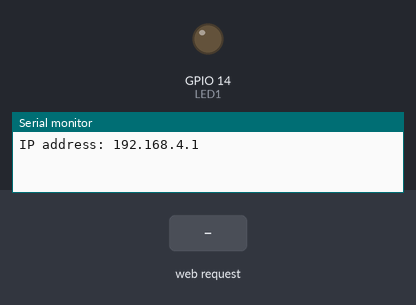
Bench run of a sketch on a simulated ESP32. Parts: output pins drawn as LEDs (lit = HIGH), the last lines printed to the serial monitor. The inputs (shaded band) are chosen by the test bench.

Above: at 1.2 s.
1.3 s: HTTP request GET /LEDOn received
At 2.2 s:
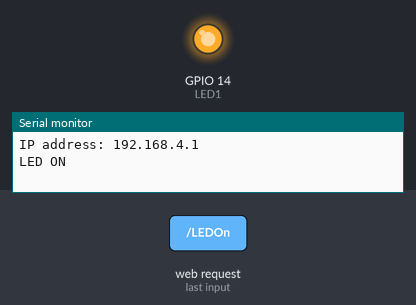
2.8 s: HTTP request GET /LEDOff received
At 3.4 s:
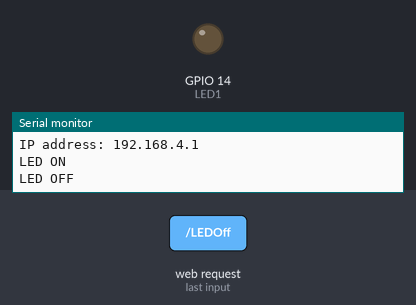
Timing chart, 0 to 5.8 s (numbered marks = the images above; inputs shaded):
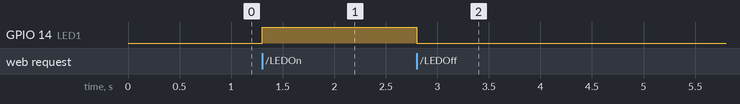

Measured:
- after the input at 1.3 s, GPIO 14 (LED1): LOW → HIGH at once
- after the input at 2.8 s, GPIO 14 (LED1): HIGH → LOW at once

The sketch:

IoT_seminar_One__ESP32_.ino
```cpp
#include "WiFi.h"
#include "ESPAsyncWebServer.h"

const char *ssid = "ENTER ACCESS POINT NAME";
const char *password = "ENTER PASSWORD";

int LED1 = 14 ;

String Page = "<!DOCTYPE html><html><head><h2>OPENCORNER WEB SERVER DEMO </h2></head><body><h1 style=\"color: blue;font-family:verdana;font-size:300%;\">DEMO SEMINAR 1</h1><p><a href=\"LEDOn\"><button style=\"color: green;font-family:verdana;padding: 50px 75px;font-size:300%\">ON</button></a>&nbsp;<a href=\"LEDOff\"><button style=\"color: red;font-family:verdana;padding: 50px 75px;font-size:300%\" >OFF</button></a></p></body></html>";


AsyncWebServer server(80);

void setup() {
  Serial.begin(115200);
pinMode(LED1,OUTPUT);
  WiFi.softAP(ssid, password);

  Serial.println();
  Serial.print("IP address: ");
  Serial.println(WiFi.softAPIP());

  server.on("/", HTTP_GET, [](AsyncWebServerRequest * request) {

  request->send(200, "text/html", Page );
  });

  server.on("/LEDOn", HTTP_GET, [](AsyncWebServerRequest * request) {

    Serial.println("LED ON");
    digitalWrite(LED1,HIGH);
        request->send(200, "text/html", Page );

  });

  server.on("/LEDOff", HTTP_GET, [](AsyncWebServerRequest * request) {

    Serial.println("LED OFF");
    digitalWrite(LED1,LOW);

  request->send(200, "text/html", Page );


  });

  server.begin();
}

void loop() {}
```
